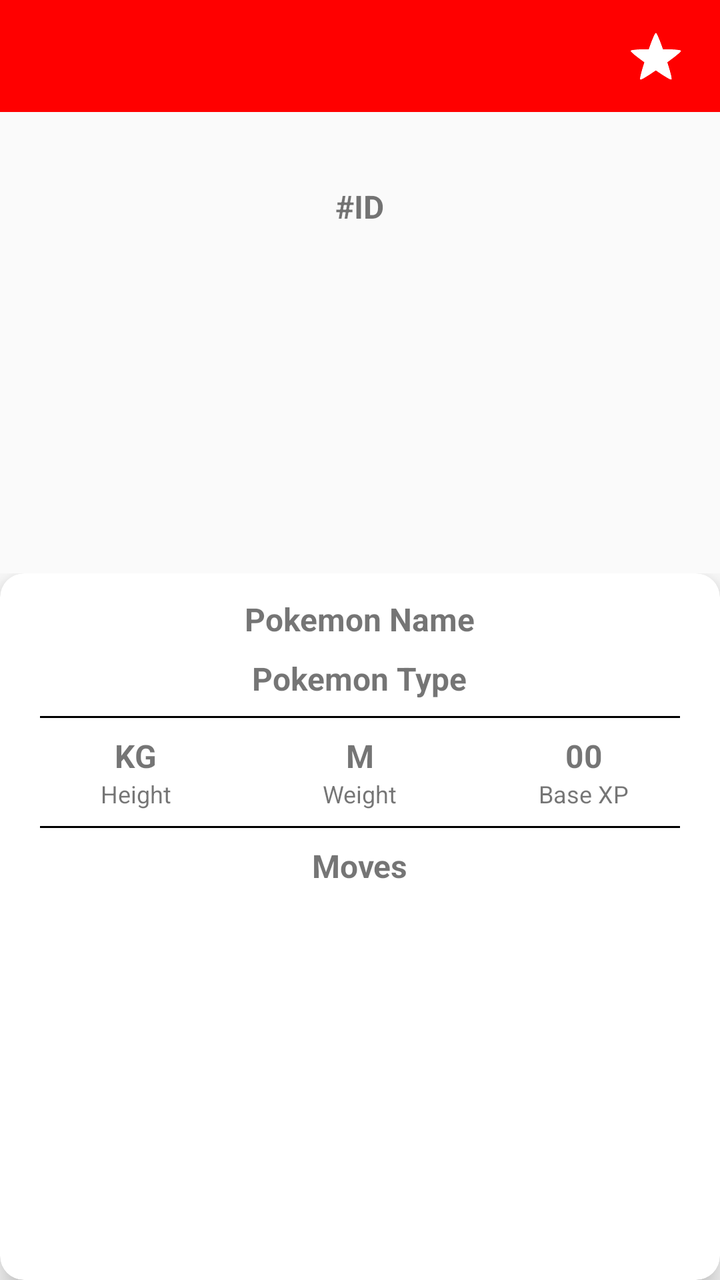
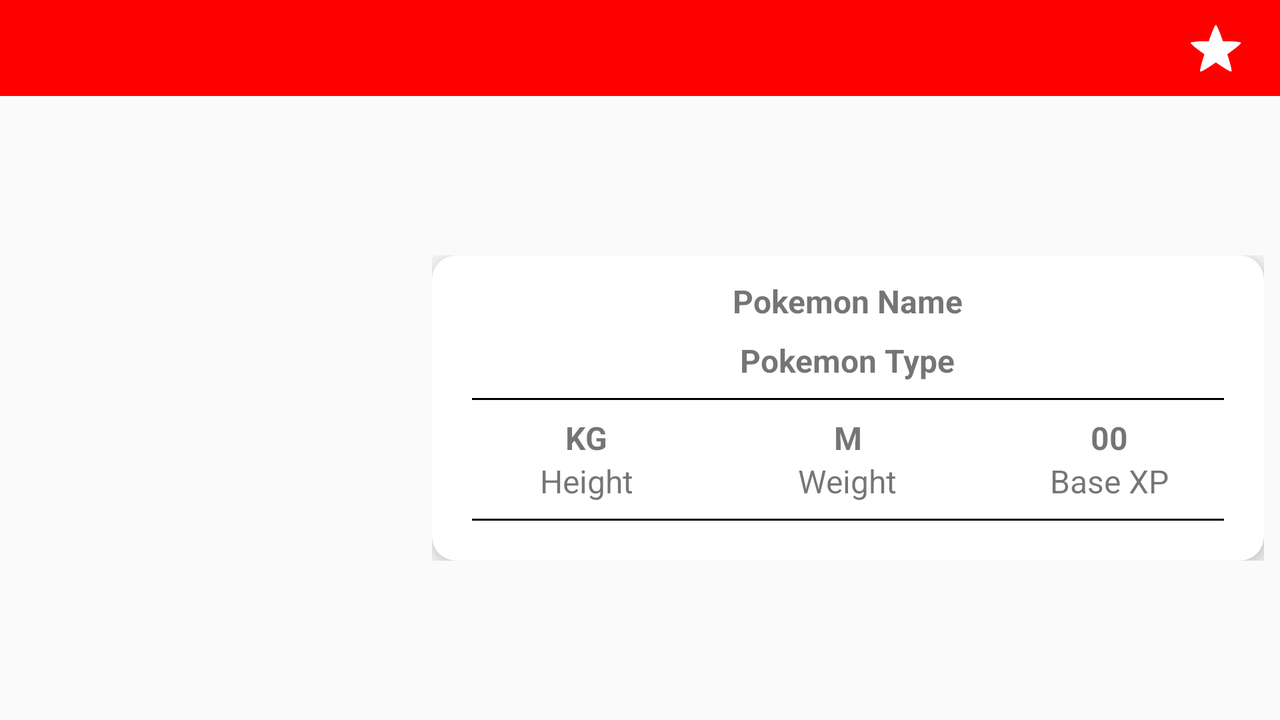

First picture: res/layout/ on a phone held upright. Second picture: the repository's own variant of that layout, on a device whose configuration matches the variant's folder. Source for both follows.
<!-- AndroidManifest.xml: application theme AppTheme -->
<!-- res/layout/pokemon_details_fragment.xml -->
<?xml version="1.0" encoding="utf-8"?>
<LinearLayout xmlns:android="http://schemas.android.com/apk/res/android"
    xmlns:app="http://schemas.android.com/apk/res-auto"
    xmlns:tools="http://schemas.android.com/tools"
    android:id="@+id/principal_linearLayout"
    android:layout_width="match_parent"
    android:layout_height="match_parent"
    android:orientation="vertical"
    tools:context=".ui.main.PokemonDetailsFragment">

    <androidx.appcompat.widget.Toolbar
        android:id="@+id/toolbar"
        app:theme="@style/ToolbarColoredBackArrow"
        android:layout_width="match_parent"
        android:background="@color/colorPrimary"
        android:layout_height="?actionBarSize">

        <RelativeLayout
            android:layout_width="match_parent"
            android:layout_height="match_parent"
            android:layout_marginEnd="@dimen/text_medium_size"
            android:layout_marginRight="@dimen/text_medium_size">

            <CheckBox
                android:id="@+id/favorite_checkBox"
                style="?android:starStyle"
                android:layout_width="wrap_content"
                android:layout_height="wrap_content"
                android:layout_alignParentEnd="true"
                android:layout_alignParentRight="true"
                android:buttonTint="@color/checkbox_color_selector"
                android:layout_centerVertical="true"/>

        </RelativeLayout>

    </androidx.appcompat.widget.Toolbar>

    <LinearLayout
        android:layout_width="match_parent"
        android:layout_height="match_parent"
        android:layout_margin="@dimen/padding_small_size"
        android:layout_weight="1.5"
        android:gravity="center"
        android:orientation="vertical">

        <TextView
            android:id="@+id/pokemon_id_textView"
            android:layout_width="wrap_content"
            android:layout_height="wrap_content"
            android:layout_marginTop="@dimen/padding_small_size"
            android:background="@drawable/oval_white_bacground"
            android:padding="@dimen/padding_medium_size"
            android:text="#ID"
            android:textSize="@dimen/text_medium_size"
            android:textStyle="bold"/>

        <ImageView
            android:id="@+id/pokemon_image_imageView"
            android:layout_width="@dimen/image_xlarge_size"
            android:layout_height="@dimen/image_xlarge_size"
            android:layout_marginTop="@dimen/padding_small_size"
            android:background="@drawable/oval_white_bacground"
            android:elevation="@dimen/elevation_large_size"
            android:padding="@dimen/padding_small_size" />

    </LinearLayout>


    <LinearLayout
        android:layout_width="match_parent"
        android:layout_height="match_parent"
        android:layout_weight="1"
        android:layout_marginTop="@dimen/padding_small_size">

        <androidx.cardview.widget.CardView
            android:layout_width="match_parent"
            android:layout_height="match_parent"
            app:cardCornerRadius="@dimen/elevation_large_size"
            app:cardElevation="@dimen/elevation_medium_size">

            <LinearLayout
                android:layout_width="match_parent"
                android:layout_height="match_parent"
                android:gravity="center"
                android:orientation="vertical"
                android:padding="@dimen/padding_medium_size">

                <TextView
                    android:id="@+id/pokemon_name_textView"
                    android:layout_width="wrap_content"
                    android:layout_height="wrap_content"
                    android:text="Pokemon Name"
                    android:textSize="@dimen/text_medium_size"
                    android:textStyle="bold"/>

                <TextView
                    android:id="@+id/pokemon_type_textView"
                    android:layout_width="wrap_content"
                    android:layout_height="wrap_content"
                    android:layout_marginTop="@dimen/padding_small_size"
                    android:background="@drawable/oval_white_bacground"
                    android:text="Pokemon Type"
                    android:textSize="@dimen/text_medium_size"
                    android:textStyle="bold" />

                <View
                    android:layout_width="match_parent"
                    android:layout_height="1dp"
                    android:layout_margin="@dimen/padding_small_size"
                    android:background="@color/colorBlack" />

                <LinearLayout
                    android:id="@+id/linearLayout"
                    android:layout_width="match_parent"
                    android:layout_height="wrap_content"
                    android:orientation="horizontal">

                    <LinearLayout
                        android:layout_width="match_parent"
                        android:layout_height="match_parent"
                        android:layout_weight="1"
                        android:gravity="center"
                        android:orientation="vertical">

                        <TextView
                            android:id="@+id/height_textView"
                            android:layout_width="wrap_content"
                            android:layout_height="wrap_content"
                            android:text="KG"
                            android:textSize="@dimen/text_medium_size"
                            android:textStyle="bold" />

                        <TextView
                            android:layout_width="wrap_content"
                            android:layout_height="wrap_content"
                            android:text="Height"
                            android:textSize="@dimen/text_medium_small_size" />
                    </LinearLayout>

                    <LinearLayout
                        android:layout_width="match_parent"
                        android:layout_height="match_parent"
                        android:layout_weight="1"
                        android:gravity="center"
                        android:orientation="vertical">

                        <TextView
                            android:id="@+id/weight_textView"
                            android:layout_width="wrap_content"
                            android:layout_height="wrap_content"
                            android:text="M"
                            android:textSize="@dimen/text_medium_size"
                            android:textStyle="bold" />

                        <TextView
                            android:layout_width="wrap_content"
                            android:layout_height="wrap_content"
                            android:text="Weight"
                            android:textSize="@dimen/text_medium_small_size" />

                    </LinearLayout>

                    <LinearLayout
                        android:layout_width="match_parent"
                        android:layout_height="match_parent"
                        android:layout_weight="1"
                        android:gravity="center"
                        android:orientation="vertical">

                        <TextView
                            android:id="@+id/basexp_textView"
                            android:layout_width="wrap_content"
                            android:layout_height="wrap_content"
                            android:text="00"
                            android:textSize="@dimen/text_medium_size"
                            android:textStyle="bold" />

                        <TextView
                            android:layout_width="wrap_content"
                            android:layout_height="wrap_content"
                            android:text="Base XP"
                            android:textSize="@dimen/text_medium_small_size" />

                    </LinearLayout>

                </LinearLayout>

                <View
                    android:layout_width="match_parent"
                    android:layout_height="1dp"
                    android:layout_margin="@dimen/padding_small_size"
                    android:background="@color/colorBlack" />

                <LinearLayout
                    android:layout_width="match_parent"
                    android:layout_height="match_parent"
                    android:layout_weight="1"
                    android:gravity="center"
                    android:orientation="vertical">

                    <TextView
                        android:id="@+id/textView2"
                        android:layout_width="wrap_content"
                        android:layout_height="wrap_content"
                        android:text="Moves"
                        android:textSize="@dimen/text_medium_size"
                        android:textStyle="bold" />

                    <androidx.recyclerview.widget.RecyclerView
                        android:id="@+id/pokemon_moves_recyclerView"
                        android:layout_width="match_parent"
                        android:layout_height="match_parent"
                        android:layout_marginTop="@dimen/padding_small_size" />
                </LinearLayout>
            </LinearLayout>

        </androidx.cardview.widget.CardView>

    </LinearLayout>

</LinearLayout>
<!-- resources referenced by this layout -->
<resources>
  <color name="colorBlack">#000000</color>
  <color name="colorPrimary">#FF0000</color>
  <dimen name="elevation_large_size">12dp</dimen>
  <dimen name="elevation_medium_size">8dp</dimen>
  <dimen name="image_xlarge_size">128dp</dimen>
  <dimen name="padding_medium_size">12dp</dimen>
  <dimen name="padding_small_size">8dp</dimen>
  <dimen name="text_medium_size">16sp</dimen>
  <dimen name="text_medium_small_size">12sp</dimen>
  <style name="ToolbarColoredBackArrow" parent="AppTheme">
          <item name="android:textColorSecondary">@color/colorWhite</item>
          <item name="android:textColor">@color/colorWhite</item>
      </style>
  <style name="AppTheme" parent="Theme.AppCompat.Light.DarkActionBar">
          <item name="colorPrimary">@color/colorPrimary</item>
          <item name="colorPrimaryDark">@color/colorPrimaryDark</item>
          <item name="colorAccent">@color/colorAccent</item>
          <item name="windowActionBar">false</item>
          <item name="windowNoTitle">true</item>
      </style>
  <color name="colorWhite">#FFFFFF</color>
  <color name="colorPrimaryDark">#c20000</color>
  <color name="colorAccent">#03DAC5</color>
</resources>
<!-- res/layout-land/pokemon_details_fragment.xml (the repository's variant of the layout above) -->
<!-- drawn on the phone turned sideways -->
<?xml version="1.0" encoding="utf-8"?>
<LinearLayout xmlns:android="http://schemas.android.com/apk/res/android"
    xmlns:app="http://schemas.android.com/apk/res-auto"
    xmlns:tools="http://schemas.android.com/tools"
    android:id="@+id/principal_linearLayout"
    android:layout_width="match_parent"
    android:layout_height="match_parent"
    android:orientation="vertical"
    tools:context=".ui.main.PokemonDetailsFragment">

    <androidx.appcompat.widget.Toolbar
        android:id="@+id/toolbar"
        app:theme="@style/ToolbarColoredBackArrow"
        android:layout_width="match_parent"
        android:background="@color/colorPrimary"
        android:layout_height="?actionBarSize">

        <RelativeLayout
            android:layout_width="match_parent"
            android:layout_height="match_parent"
            android:layout_marginEnd="@dimen/text_medium_size"
            android:layout_marginRight="@dimen/text_medium_size">

            <CheckBox
                android:id="@+id/favorite_checkBox"
                style="?android:starStyle"
                android:layout_width="wrap_content"
                android:layout_height="wrap_content"
                android:layout_alignParentEnd="true"
                android:layout_alignParentRight="true"
                android:buttonTint="@color/checkbox_color_selector"
                android:layout_centerVertical="true"/>

        </RelativeLayout>

    </androidx.appcompat.widget.Toolbar>

    <LinearLayout
        android:layout_width="match_parent"
        android:layout_height="match_parent"
        android:layout_margin="@dimen/padding_small_size"
        android:gravity="center"
        android:orientation="horizontal">

        <LinearLayout
            android:layout_width="wrap_content"
            android:layout_height="wrap_content"
            android:layout_marginEnd="@dimen/padding_small_size"
            android:layout_marginRight="@dimen/padding_small_size"
            android:orientation="vertical"
            android:gravity="center">

            <TextView
                android:visibility="gone"
                android:id="@+id/pokemon_id_textView"
                android:layout_width="wrap_content"
                android:layout_height="wrap_content"
                android:layout_marginTop="@dimen/padding_small_size"
                android:background="@drawable/oval_white_bacground"
                android:padding="@dimen/padding_medium_size"
                android:text="#ID"
                android:textSize="@dimen/text_medium_size"
                android:textStyle="bold"/>

            <ImageView
                android:id="@+id/pokemon_image_imageView"
                android:layout_width="@dimen/image_xxlarge_size"
                android:layout_height="@dimen/image_xxlarge_size"
                android:layout_marginTop="@dimen/padding_small_size"
                android:background="@drawable/oval_white_bacground"
                android:elevation="@dimen/elevation_large_size"
                android:padding="@dimen/padding_small_size"/>
        </LinearLayout>

        <LinearLayout
            android:layout_width="match_parent"
            android:layout_height="wrap_content"
            android:layout_weight="1"
            android:layout_marginStart="@dimen/padding_small_size"
            android:layout_marginLeft="@dimen/padding_small_size">

            <androidx.cardview.widget.CardView
                android:layout_width="match_parent"
                android:layout_height="wrap_content"
                app:cardCornerRadius="@dimen/elevation_large_size"
                app:cardElevation="@dimen/elevation_medium_size">

                <LinearLayout
                    android:layout_width="match_parent"
                    android:layout_height="wrap_content"
                    android:gravity="center"
                    android:orientation="vertical"
                    android:padding="@dimen/padding_medium_size">

                    <TextView
                        android:id="@+id/pokemon_name_textView"
                        android:layout_width="wrap_content"
                        android:layout_height="wrap_content"
                        android:text="Pokemon Name"
                        android:textSize="@dimen/text_medium_size"
                        android:textStyle="bold" />

                    <TextView
                        android:id="@+id/pokemon_type_textView"
                        android:layout_width="wrap_content"
                        android:layout_height="wrap_content"
                        android:layout_marginTop="@dimen/padding_small_size"
                        android:background="@drawable/oval_white_bacground"
                        android:text="Pokemon Type"
                        android:textSize="@dimen/text_medium_size"
                        android:textStyle="bold" />

                    <View
                        android:layout_width="match_parent"
                        android:layout_height="1dp"
                        android:layout_margin="@dimen/padding_small_size"
                        android:background="@color/colorBlack" />

                    <LinearLayout
                        android:id="@+id/linearLayout"
                        android:layout_width="match_parent"
                        android:layout_height="wrap_content"
                        android:orientation="horizontal">

                        <LinearLayout
                            android:layout_width="match_parent"
                            android:layout_height="match_parent"
                            android:layout_weight="1"
                            android:gravity="center"
                            android:orientation="vertical">

                            <TextView
                                android:id="@+id/height_textView"
                                android:layout_width="wrap_content"
                                android:layout_height="wrap_content"
                                android:text="KG"
                                android:textSize="@dimen/text_medium_size"
                                android:textStyle="bold" />

                            <TextView
                                android:layout_width="wrap_content"
                                android:layout_height="wrap_content"
                                android:text="Height"
                                android:textSize="@dimen/text_medium_size" />
                        </LinearLayout>

                        <LinearLayout
                            android:layout_width="match_parent"
                            android:layout_height="match_parent"
                            android:layout_weight="1"
                            android:gravity="center"
                            android:orientation="vertical">

                            <TextView
                                android:id="@+id/weight_textView"
                                android:layout_width="wrap_content"
                                android:layout_height="wrap_content"
                                android:text="M"
                                android:textSize="@dimen/text_medium_size"
                                android:textStyle="bold" />

                            <TextView
                                android:layout_width="wrap_content"
                                android:layout_height="wrap_content"
                                android:text="Weight"
                                android:textSize="@dimen/text_medium_size" />

                        </LinearLayout>

                        <LinearLayout
                            android:layout_width="match_parent"
                            android:layout_height="match_parent"
                            android:layout_weight="1"
                            android:gravity="center"
                            android:orientation="vertical">

                            <TextView
                                android:id="@+id/basexp_textView"
                                android:layout_width="wrap_content"
                                android:layout_height="wrap_content"
                                android:text="00"
                                android:textSize="@dimen/text_medium_size"
                                android:textStyle="bold" />

                            <TextView
                                android:layout_width="wrap_content"
                                android:layout_height="wrap_content"
                                android:text="Base XP"
                                android:textSize="@dimen/text_medium_size" />

                        </LinearLayout>

                    </LinearLayout>

                    <View
                        android:layout_width="match_parent"
                        android:layout_height="1dp"
                        android:layout_margin="@dimen/padding_small_size"
                        android:background="@color/colorBlack" />

                    <LinearLayout
                        android:visibility="gone"
                        android:layout_width="match_parent"
                        android:layout_height="match_parent"
                        android:layout_weight="1"
                        android:gravity="center"
                        android:orientation="vertical">

                        <TextView
                            android:id="@+id/textView2"
                            android:layout_width="wrap_content"
                            android:layout_height="wrap_content"
                            android:text="Moves"
                            android:textSize="@dimen/text_medium_size"
                            android:textStyle="bold" />

                        <androidx.recyclerview.widget.RecyclerView
                            android:id="@+id/pokemon_moves_recyclerView"
                            android:layout_width="match_parent"
                            android:layout_height="match_parent"
                            android:layout_marginTop="@dimen/padding_small_size" />
                    </LinearLayout>
                </LinearLayout>

            </androidx.cardview.widget.CardView>

        </LinearLayout>

    </LinearLayout>


</LinearLayout>
<!-- resources referenced by the variant -->
<!-- as the phone turned sideways resolves them -->
<resources>
  <color name="colorBlack">#000000</color>
  <color name="colorPrimary">#FF0000</color>
  <dimen name="elevation_large_size">12dp</dimen>
  <dimen name="elevation_medium_size">8dp</dimen>
  <dimen name="image_xxlarge_size">192dp</dimen>
  <dimen name="padding_medium_size">12dp</dimen>
  <dimen name="padding_small_size">8dp</dimen>
  <dimen name="text_medium_size">16sp</dimen>
  <style name="ToolbarColoredBackArrow" parent="AppTheme">
          <item name="android:textColorSecondary">@color/colorWhite</item>
          <item name="android:textColor">@color/colorWhite</item>
      </style>
  <style name="AppTheme" parent="Theme.AppCompat.Light.DarkActionBar">
          <item name="colorPrimary">@color/colorPrimary</item>
          <item name="colorPrimaryDark">@color/colorPrimaryDark</item>
          <item name="colorAccent">@color/colorAccent</item>
          <item name="windowActionBar">false</item>
          <item name="windowNoTitle">true</item>
      </style>
  <color name="colorWhite">#FFFFFF</color>
  <color name="colorPrimaryDark">#c20000</color>
  <color name="colorAccent">#03DAC5</color>
</resources>
